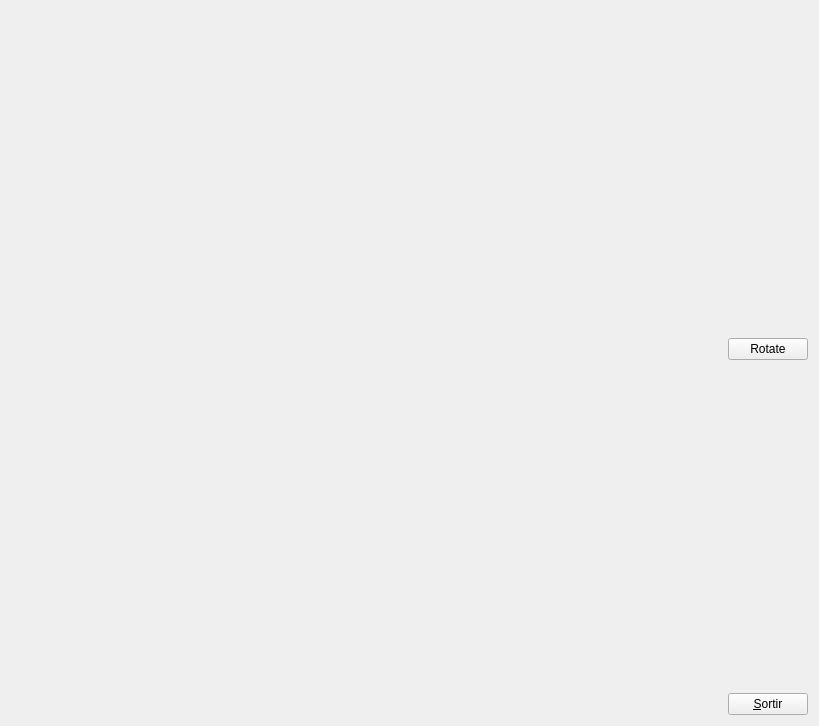
<?xml version="1.0" encoding="UTF-8"?>
<ui version="4.0">
 <class>MyForm</class>
 <widget class="QWidget" name="MyForm">
  <property name="geometry">
   <rect>
    <x>0</x>
    <y>0</y>
    <width>819</width>
    <height>726</height>
   </rect>
  </property>
  <property name="windowTitle">
   <string>IDI-Lab</string>
  </property>
  <layout class="QHBoxLayout" name="horizontalLayout">
   <item>
    <widget class="MyGLWidget" name="widget" native="true">
     <property name="sizePolicy">
      <sizepolicy hsizetype="Expanding" vsizetype="Expanding">
       <horstretch>0</horstretch>
       <verstretch>0</verstretch>
      </sizepolicy>
     </property>
     <property name="minimumSize">
      <size>
       <width>50</width>
       <height>50</height>
      </size>
     </property>
    </widget>
   </item>
   <item>
    <layout class="QVBoxLayout" name="verticalLayout">
     <item>
      <spacer name="verticalSpacer_2">
       <property name="orientation">
        <enum>Qt::Vertical</enum>
       </property>
       <property name="sizeHint" stdset="0">
        <size>
         <width>20</width>
         <height>40</height>
        </size>
       </property>
      </spacer>
     </item>
     <item>
      <widget class="QPushButton" name="botoRotar">
       <property name="text">
        <string>Rotate</string>
       </property>
      </widget>
     </item>
     <item>
      <spacer name="verticalSpacer">
       <property name="orientation">
        <enum>Qt::Vertical</enum>
       </property>
       <property name="sizeHint" stdset="0">
        <size>
         <width>20</width>
         <height>40</height>
        </size>
       </property>
      </spacer>
     </item>
     <item>
      <widget class="QPushButton" name="pushButton">
       <property name="sizePolicy">
        <sizepolicy hsizetype="Fixed" vsizetype="Fixed">
         <horstretch>0</horstretch>
         <verstretch>0</verstretch>
        </sizepolicy>
       </property>
       <property name="text">
        <string>&amp;Sortir</string>
       </property>
      </widget>
     </item>
    </layout>
   </item>
  </layout>
 </widget>
 <customwidgets>
  <customwidget>
   <class>MyGLWidget</class>
   <extends>QWidget</extends>
   <header>MyGLWidget.h</header>
   <container>1</container>
   <slots>
    <slot>canviarCamera()</slot>
    <slot>ferZoom(int)</slot>
    <slot>rota()</slot>
   </slots>
  </customwidget>
 </customwidgets>
 <resources/>
 <connections>
  <connection>
   <sender>pushButton</sender>
   <signal>clicked()</signal>
   <receiver>MyForm</receiver>
   <slot>close()</slot>
   <hints>
    <hint type="sourcelabel">
     <x>811</x>
     <y>718</y>
    </hint>
    <hint type="destinationlabel">
     <x>839</x>
     <y>529</y>
    </hint>
   </hints>
  </connection>
  <connection>
   <sender>botoRotar</sender>
   <signal>clicked()</signal>
   <receiver>widget</receiver>
   <slot>rota()</slot>
   <hints>
    <hint type="sourcelabel">
     <x>776</x>
     <y>336</y>
    </hint>
    <hint type="destinationlabel">
     <x>462</x>
     <y>193</y>
    </hint>
   </hints>
  </connection>
 </connections>
</ui>
